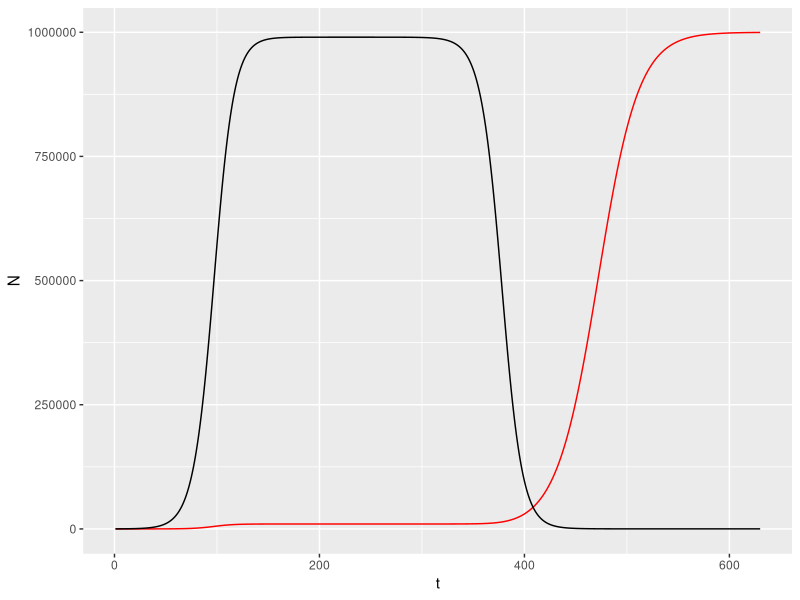

The R script that drew this image:
#load libraries
library("ggplot2")
library("cowplot")
library("reshape2")

#set initial vectors/parameters
N<-100
M<-1
r<-0.1
rdN<-(-0.1)
rdM<-0.05
K<-10^6
t<-2
#simulation to equilibrium
while (t<1000) {
  N[t]<-N[t-1]+r*N[t-1]*(1-(N[t-1]+M[t-1])/K)
  M[t]<-M[t-1]+r*M[t-1]*(1-(N[t-1]+M[t-1])/K)
  if (abs(N[t-1]-N[t])>0.1 || abs(M[t-1]-M[t])>0.05){
    t<-t+1
  }
  else{
    t<-t+1000
  }
}

  for (t in (length(N)+1):(length(N)+400)){
    N[t]<-N[t-1]+rdN*N[t-1]*(1-(N[t-1]+M[t-1])/K)
    M[t]<-M[t-1]+rdM*M[t-1]*(1-(N[t-1]+M[t-1])/K)
  }
  
data<-data.frame(t=1:length(M),M=M,N=N)
ggplot(data=data,mapping=aes(x=t, y=N))+geom_line(aes(y=data$M,x=data$t),col='red')+geom_line(aes(y=data$N,x=data$t),col='black')
